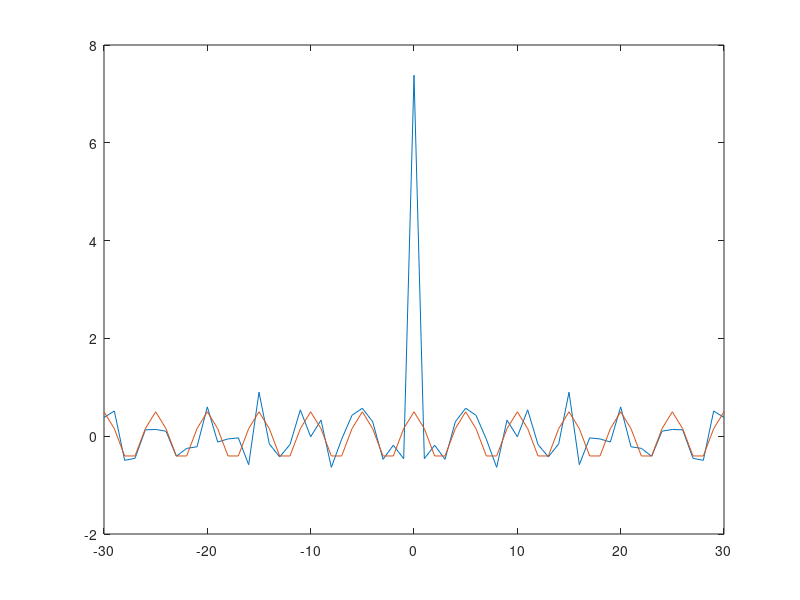

Here is the MATLAB script that generated this plot:
function[]=autocorrelation()
f0=20;fe=100;te=1/fe;
A=1;
te=1/fe ;
t=[0:te:10] ;
x=A*sin(2*pi*f0*t) ;
figure(1);plot(t,x);
maxlag=30;
[tx,lag]=xcorr(x,'unbiased',maxlag);
lag=-maxlag:maxlag
plot(lag,tx)
b=randn(size(x)) ;
b=(b-mean(b))/std(b) ;
b=b*sqrt(7);
xb = x + b ;
[txb,lag]=xcorr(xb,'unbiased',maxlag);
plot(lag,txb,lag,tx) ;



